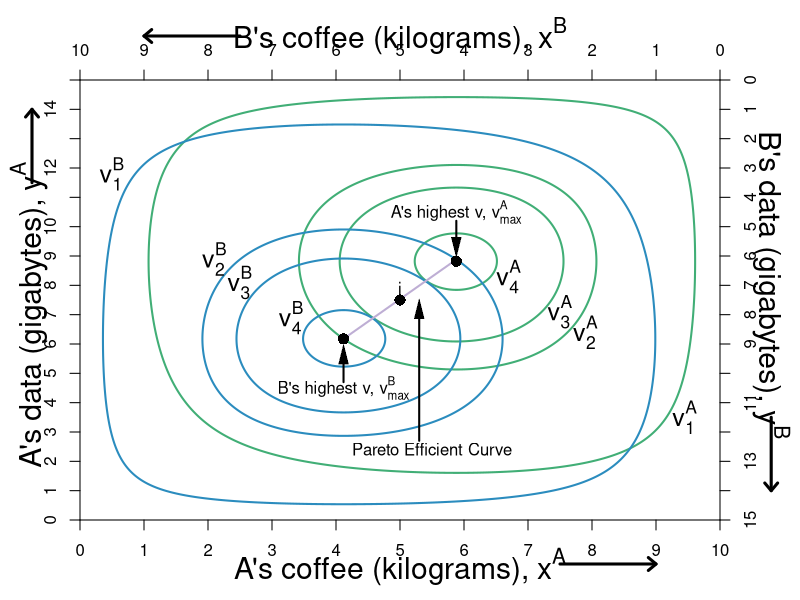

Here is the R script that generated this plot:
require(shape)
pdf(file = "property/property_hg_hga.pdf", width = 9, height = 7)

#Set parameters for graphics
axislabelsize <- 1.8
labelsize <- 1.5
namesize <- 1.8
annotatesize <- 1.5
graphlinewidth <- 2
segmentlinewidth <- 1.5

COL <- c("#7fc97f", "#beaed4", "#fdc086", "#ffff99", "#386cb0", "#f0027f", "#bf5b17", "#666666")
COLA <- c("#99d8c9","#66c2a4","#41ae76", "#238b45", "#005824")
COLB <- c("#4eb3d3", "#2b8cbe", "#0868ac","#084081")

par(mar =  c(4, 4, 4, 4))

uA <- function(x, y) {
  0.5*log(x) + 0.5*log(y) + 0.35*log(10 - x) + 0.35*log(15 - y)
}

uB <- function(x, y) {
  0.35*log(x) + 0.35*log(y) + 0.5*log(10 - x) + 0.5*log(15 - y) 
}

xlims <- c(0, 10)
ylims <- c(0, 15)

npts <- 501 
x <- seq(xlims[1], xlims[2], length.out = npts)
y <- seq(ylims[1], ylims[2], length.out = npts) 
a <- c(2.526628, 3.000297, 3.05, 3.1)
b <- c(2.5, 2.998083, 3.05, 3.1)

#B's value when at A's bliss point
#0.35*log(5.88) + 0.35*log(8.88) + 0.5*log(10 - 5.88) + 0.5*log(15 - 8.88) 

#B's bliss point x = 4.11765; y = 6.17647
#A's value when at A's bliss point
#0.5*log(4.11765) + 0.5*log(6.17647) + 0.35*log(10 - 4.11765) + 0.35*log(15 - 6.17647) 


plot(0, 0, xlim = xlims, ylim = ylims, type = "n",
     xlab = expression(paste("")),
     ylab = expression(paste("")), 
     xaxt = "n", 
     yaxt = "n", 
     cex.lab = axislabelsize, 
     bty = "n",
     xaxs="i", 
     yaxs="i")

ticksy <- seq(from = 0, to = 15, by = 1)
ylabels <- seq(from = 0, to = 15, by = 1)
ticksx <- seq(from = 0, to = 10, by = 1)
xlabels <- seq(from = 0, to = 10, by = 1)
axis(1, at = ticksx, pos = 0, labels = xlabels)
axis(2, at = ticksy, pos = 0, labels = ylabels, las = 0)


#persp(x, y, outer(x, y, u), ticktype="detailed") 
contour(x, y, 
        outer(x, y, uA),
        #labels = c("v1", "v2", "v3"),
        drawlabels = FALSE,
        col = COLA[3],
        #xlab = expression(paste("A's Apples, ", x)),
        #ylab = expression(paste("A's Oranges, ", y)),
        #cex.lab = axislabelsize,
        lwd = graphlinewidth,
        levels = a, 
        xaxs="i", 
        yaxs="i", 
        add = TRUE) 

mtext(expression(paste("A's coffee (kilograms), ", x^A)), side=1, line = 2.5, cex = axislabelsize)
text(-0.8, 7, expression(paste("A's data (gigabytes), ", y^A)), xpd = TRUE, cex = axislabelsize, srt = 90) 

#Add arrows:
arrows(-0.75, 11.5, -0.75, 14, xpd = TRUE, length=0.1,angle=40,lwd=3)
arrows(7.5, -1.5, 9, -1.5, xpd = TRUE, length=0.1,angle=40,lwd=3)



contour(x, y, 
        outer(x, y, uB),
        #labels = c("v1", "v2", "v3"),
        drawlabels = FALSE,
        col = COLB[2],
        #xlab = expression(paste("")),
        #ylab = expression(paste("")),
        lwd = graphlinewidth,
        levels = b, 
        add = TRUE
        #xaxs="i", 
        #yaxs="i"
) 

segments(4.11765, 6.17647, 5.88, 8.88, lty = 1, col = COL[2] , lwd = graphlinewidth)
text(5.5, 2.4, expression("Pareto Efficient Curve"))
Arrows(5.3, 2.7, 5.3, 7.2, col = "black", lty = 1, lwd = 2, arr.type = "triangle", arr.lwd = 0.5)

#Label the iso-welfare functions for the HG, Aisha
text(9.45, 3.5, expression(v[1]^A), cex = annotatesize)
text(7.9, 6.4, expression(v[2]^A), cex = annotatesize)
text(7.5, 7.1, expression(v[3]^A), cex = annotatesize)
text(6.7, 8.3, expression(v[4]^A), cex = annotatesize)

#Label the indifference curves for the HG, Betty
text(0.5, 11.8, expression(v[1]^B), cex = annotatesize)
text(2.1, 8.9, expression(v[2]^B), cex = annotatesize)
text(2.5, 8.1, expression(v[3]^B), cex = annotatesize)
text(3.3, 6.9, expression(v[4]^B), cex = annotatesize)

#Label point i. 
points(5, 7.5, pch = 16, col = "black", cex = 1.5)
text(5, 7.9, expression(paste("i")))


#points(5.84, 8.77, pch = 16, col = "black", cex = 1.5)

#A's bliss point - 3.1073 is the value of u
points(x = 5.88, y = 8.82, pch = 16, col = "black", cex = 1.5)
text(5.88, 10.5, expression(paste("A's highest v, ", v[max]^A)))
Arrows(5.88, 10.2, 5.88, 9.3, col = "black", lty = 1, lwd = 2, arr.type = "triangle", arr.lwd = 0.5)

#B's bliss point: 
points(x = 4.11765, y = 6.17647, pch = 16, col = "black", cex = 1.5)
text(x = 4.11765, y = 4.5, expression(paste("B's highest v, ", v[max]^B)))
Arrows(4.11765, 4.7, 4.11765, 5.65, col = "black", lty = 1, lwd = 2, arr.type = "triangle", arr.lwd = 0.5)



par(new = TRUE)

#Use the same x and ylims as previously, but with locations switched
xlims2 <- c(10, 0)
ylims2 <- c(15, 0)

#Leave the ylab and xlab blank to ensure no axes titles
plot(0, 0, xlim = xlims2, ylim = ylims2, type = "n",
     xlab = expression(paste("")),
     ylab = expression(paste("")),
     xaxt = "n", 
     yaxt = "n", 
     cex.lab = 1.3, 
     bty = "n",
     xaxs="i", 
     yaxs="i")

#Set up axes at sides 3 and 4 (top and right)
axis(side = 3, at = ticksx, pos = 0, labels = xlabels)
axis(side = 4, at = ticksy, pos = 0, labels = ylabels, las = 0)

text(5, -1.5, expression(paste("B's coffee (kilograms), ", x^B)), xpd = TRUE, cex = axislabelsize)
text(-0.8, 7, expression(paste("B's data (gigabytes), ", y^B)), xpd = TRUE, cex = axislabelsize, srt = 270) 

#Add arrows:
arrows(-0.8, 11.5, -0.8, 14, xpd = TRUE, length=0.1,angle=40,lwd=3)
arrows(7.5, -1.5, 9, -1.5, xpd = TRUE, length=0.1,angle=40,lwd=3)

#Customize ticks and labels for the plot
#ticksy <- seq(from = 0, to = 15, by = 1)
#ylabels <- seq(from = 0, to = 15, by = 1)
#ticksx <- seq(from = 0, to = 10, by = 1)
#xlabels <- seq(from = 0, to = 10, by = 1)
#axis(1, at = ticksx, pos = 0, labels = xlabels)
#axis(2, at = ticksy, pos = 0, labels = ylabels, las = 0)

dev.off()
